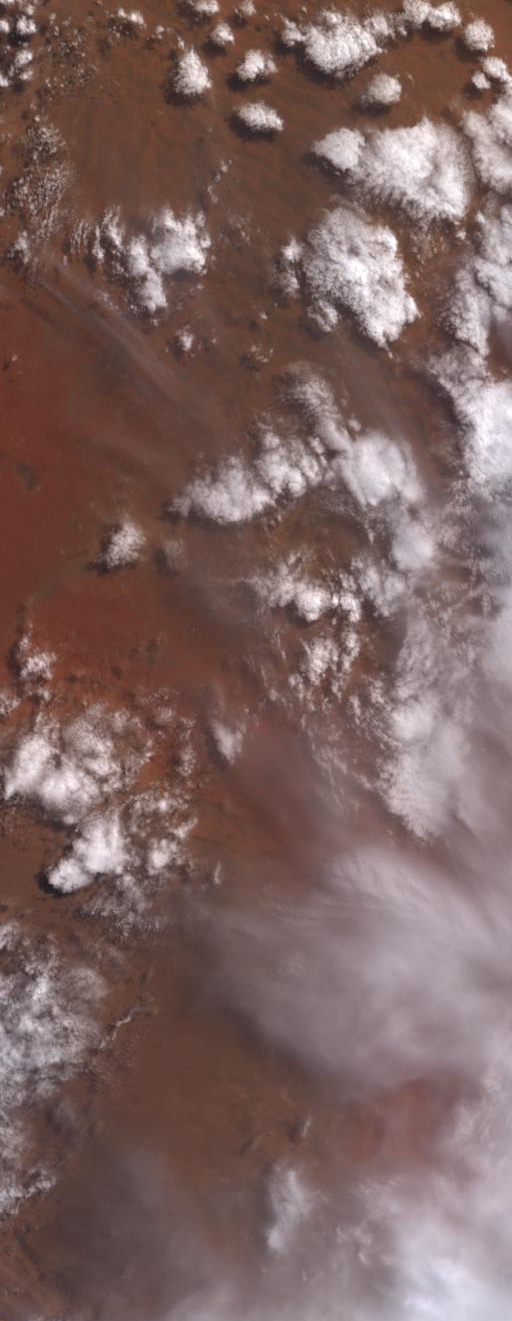
#> input picture sample_data/004.jpg, 512 x 1321 px
$ jupyter execute K_Means.ipynb
#> lines starting #> are read from the running program, lines starting #| are printed output that depends on the picture
[cell 1]
import numpy as np
import PIL
from sklearn.cluster import KMeans
import cv2

[cell 2]
cd sample_data/

[cell 3]
I = np.asarray(PIL.Image.open('004.jpg'))
#> I is the input picture: shape (1321, 512, 3); mean R, G, B 124, 99.5, 96.6
I = np.reshape(np.ravel(I),(len(I)*len(I[0]),3))

[cell 4]
kmeans = KMeans(n_clusters=3, random_state=0).fit(I)

[cell 5]
temp = np.zeros((np.shape(I)))

[cell 6]
for i in range(len(I)):
    if(kmeans.labels_[i]==0):
        temp[i][0] = 255
        temp[i][1] = 0
        temp[i][2] = 0
    elif(kmeans.labels_[i]==1):
        temp[i][0] = 0
        temp[i][1] = 0
        temp[i][2] = 255
    elif(kmeans.labels_[i]==2):
        temp[i][0] = 0
        temp[i][1] = 255
        temp[i][2] = 0

[cell 7]
temp2 = np.asarray(PIL.Image.open('004.jpg'))

[cell 8]
temp = np.reshape(np.ravel(temp),(np.shape(temp2)))
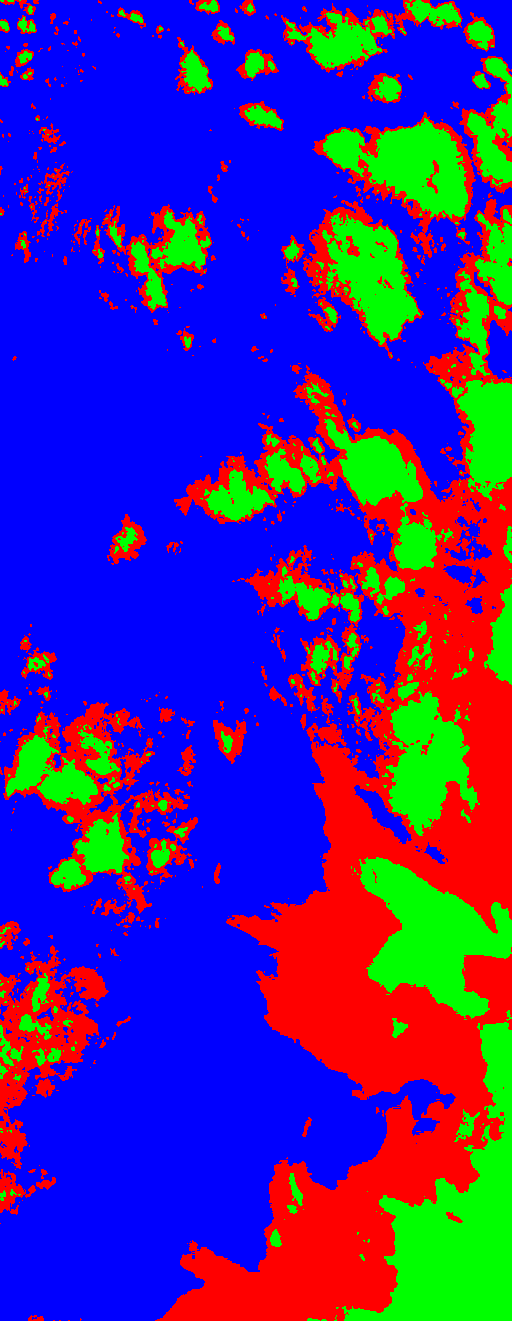
#> temp: shape (1321, 512, 3) float64; mean R, G, B 64.2, 38.6, 152.2

[cell 9]
im = PIL.Image.fromarray(np.uint8(temp))
